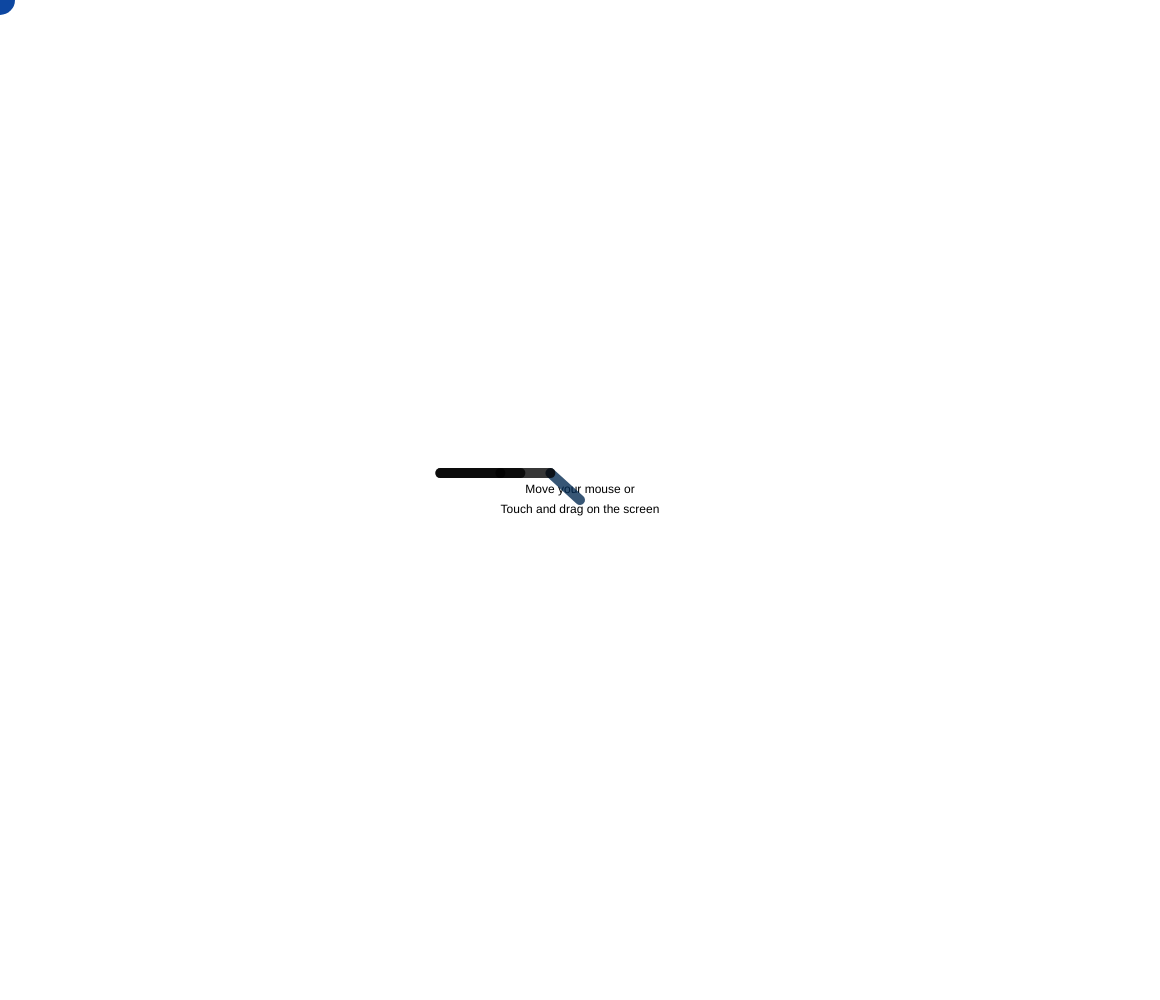
Frame 1 (no input)
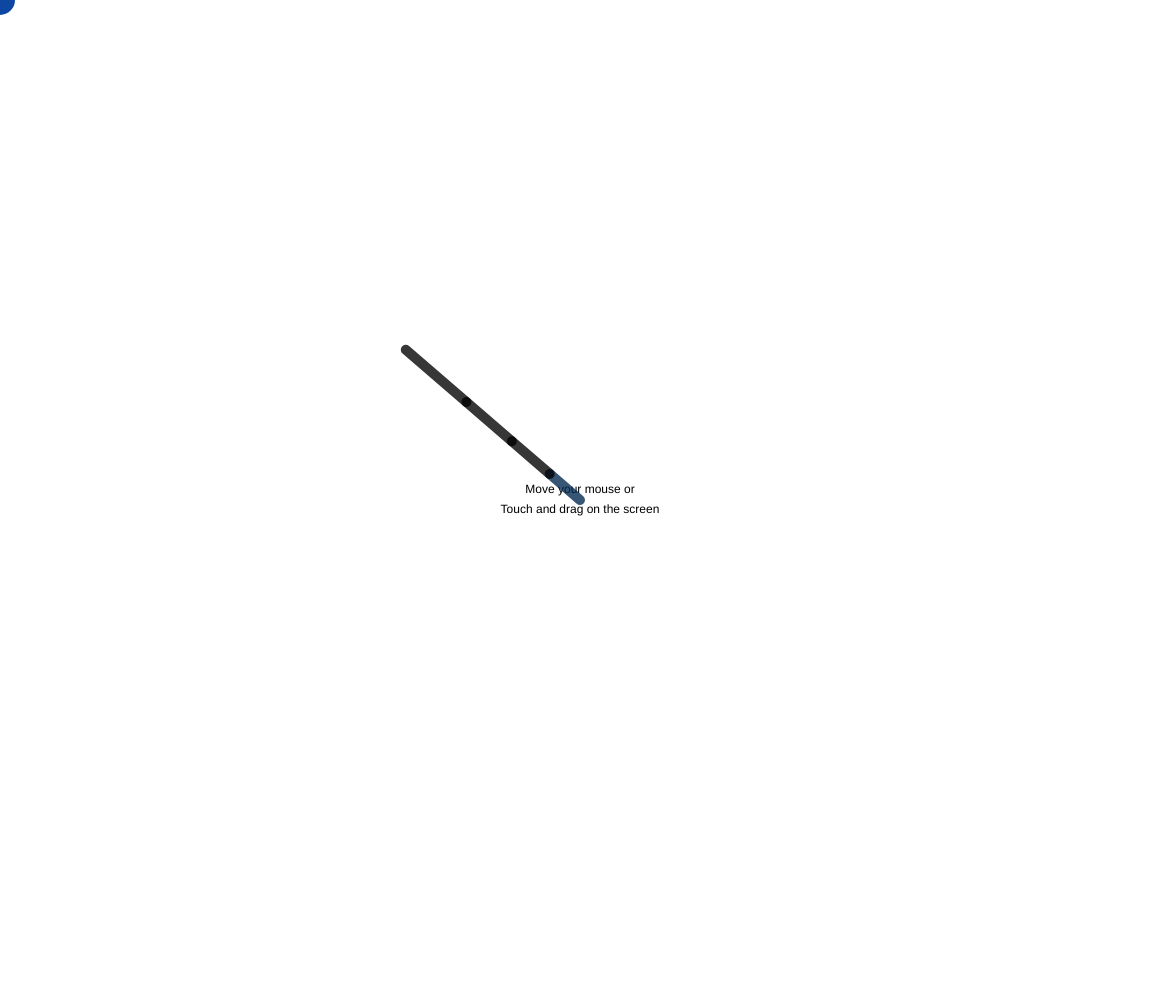
Frame 60 (no input)
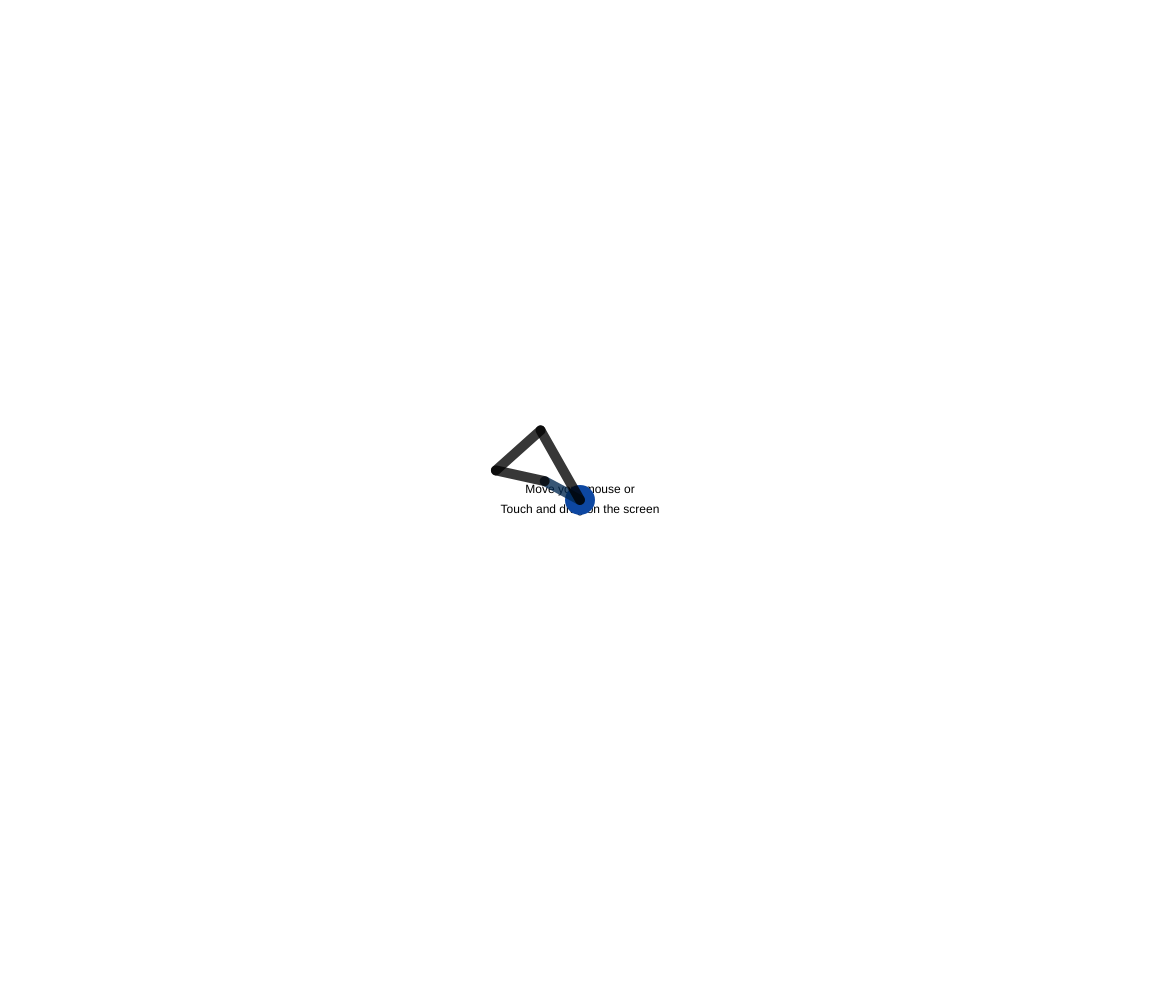
Frame 120 (the mouse pressed at the canvas centre since frame 60)

The p5.js sketch that drew these frames (run headless with seeded random() and noise() and a simulated clock; from frame 60 on, the mouse is pressed at the canvas centre):

// p5.js sketch
// ── sketch.js
// Reference:
// http://www.andreasaristidou.com/publications/papers/CUEDF-INFENG,%20TR-632.pdf
// http://www.andreasaristidou.com/FABRIK.html

let jointCount
let totalLength = 1
let joints = []
let tipJoint
let rootJoint
let target
let rootPoint
let halfScreenWidth
let halfScreenHeight

function setup() {
	createCanvas(windowWidth - 40, windowHeight);
	halfScreenWidth = (windowWidth - 40) / 2
	halfScreenHeight = windowHeight / 2
	pixelDensity(1)
	textAlign(CENTER, CENTER)


	target = new Point2d(0, 0)

	// Create the joints
	joints.push(new Segment(40, 0, 0))
	joints.push(new Segment(50, 0, 0))
	joints.push(new Segment(60, 0, 0))
	joints.push(new Segment(80, 0, 0))

	for (let i = 0; i < joints.length; i++) {
		totalLength += joints[i].length
	}

	jointCount = joints.length
	tipJoint = joints[jointCount - 1]
	rootJoint = joints[0]
	rootPoint = new Point2d(width / 2, height / 2)

}

function draw() {

	// Update target
	target.updatePos(mouseX, mouseY)

	let endEffector = tipJoint.getTip()
	let toTarget = { x: (target.x - endEffector.x), y: (target.y - endEffector.y) } // vector from tip to target

	// The distance between root and target
	let distRootTarget = distanceBetween(joints[0], target)

	// Check whether the target is within reach
	if (distRootTarget > totalLength) {

		// The target is unreachable
		// Calculate the angle between root and target
		let angle = pointsAtan2(rootJoint, target)

		// Move all the joints to point at target
		rootJoint.moveRootToAtAngle(rootPoint, angle)
		for (let i = 1; i < jointCount; i++) {
			joints[i].moveRootToAtAngle(joints[i - 1].getTip(), angle)
		}

	} else {
		// The target is reachable
		// Backward reaching
		tipJoint.moveTipToAtAngle(target, pointsAtan2(tipJoint, target))
		for (let i = jointCount - 2; i >= 0; i--) {
			joints[i].moveTipToAtAngle(joints[i + 1], pointsAtan2(joints[i], joints[i + 1]))
		}
		// Forward reaching
		rootJoint.moveRootToAtAngle(rootPoint, pointsAtan2(rootPoint, joints[1]))
		for (let i = 1; i < jointCount - 1; i++) {
			joints[i].moveRootToAtAngle(joints[i - 1].getTip(), pointsAtan2(joints[i], joints[i + 1]))
		}
		tipJoint.moveRootToAtAngle(joints[jointCount - 2].getTip(), pointsAtan2(tipJoint, target))

	}


	// Draw everybody
	background(255)
	noStroke()
	text('Move your mouse or', halfScreenWidth, halfScreenHeight - 10)
	text('Touch and drag on the screen', halfScreenWidth, halfScreenHeight + 10)
	target.draw()
	joints[0].draw(true)
	for (let i = 1; i < jointCount; i++) {
		joints[i].draw()
	}
}

function distanceBetween(pointA, pointB) {
	return Math.sqrt(Math.pow(pointA.x - pointB.x, 2) + Math.pow(pointA.y - pointB.y, 2))
}

function pointsAtan2(pointA, pointB) {
	return Math.atan2(pointB.y - pointA.y, pointB.x - pointA.x)
}

class Point2d {
	constructor(x, y) {
		this.x = x
		this.y = y
	}

	draw() {
		stroke(13, 71, 161)
		strokeWeight(30)
		point(this.x, this.y)
	}

	updatePos(x, y) {
		this.x = x
		this.y = y
	}
}

class Segment {
	constructor(length, posX, posY) {
		this.length = length
		this.angle = 45
		this.x = posX
		this.y = posY
	}

	moveRootToAtAngle(point, angle) {
		this.x = point.x
		this.y = point.y
		this.angle = angle
	}

	moveTipToAtAngle(point, angle) {
		this.x = point.x + (Math.cos(angle + PI) * this.length)
		this.y = point.y + (Math.sin(angle + PI) * this.length)
		this.angle = angle
	}

	draw(primary) {
		strokeWeight(10)
		if (primary)
			stroke(0, 40, 80, 200)
		else
			stroke(0, 0, 0, 200)
		line(this.x, this.y, Math.cos(this.angle) * this.length + this.x, Math.sin(this.angle) * this.length + this.y)
	}

	getTip() {
		return { x: Math.cos(this.angle) * this.length + this.x, y: Math.sin(this.angle) * this.length + this.y }
	}
}
